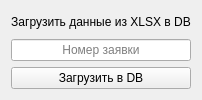
          <widget class="QWidget" name="tab_download_to_db_temporary_staff_pass">
           <attribute name="title">
            <string>Загрузить</string>
           </attribute>
           <layout class="QGridLayout" name="gridLayout_7">
            <item row="0" column="0">
             <layout class="QGridLayout" name="gridLayout_8">
              <property name="sizeConstraint">
               <enum>QLayout::SetDefaultConstraint</enum>
              </property>
              <item row="2" column="0">
               <widget class="QLineEdit" name="edit_pass_number_temporary_staff_pass">
                <property name="text">
                 <string/>
                </property>
                <property name="alignment">
                 <set>Qt::AlignCenter</set>
                </property>
                <property name="placeholderText">
                 <string>Номер заявки</string>
                </property>
               </widget>
              </item>
              <item row="0" column="0">
               <widget class="QLabel" name="label_download_to_db_temporary_staff_pass">
                <property name="frameShape">
                 <enum>QFrame::NoFrame</enum>
                </property>
                <property name="text">
                 <string>Загрузить данные из XLSX в DB</string>
                </property>
                <property name="alignment">
                 <set>Qt::AlignCenter</set>
                </property>
                <property name="wordWrap">
                 <bool>false</bool>
                </property>
               </widget>
              </item>
              <item row="4" column="0">
               <widget class="QPushButton" name="button_add_to_db_temporary_staff_pass">
                <property name="text">
                 <string>Загрузить в DB</string>
                </property>
               </widget>
              </item>
             </layout>
            </item>
           </layout>
          </widget>
